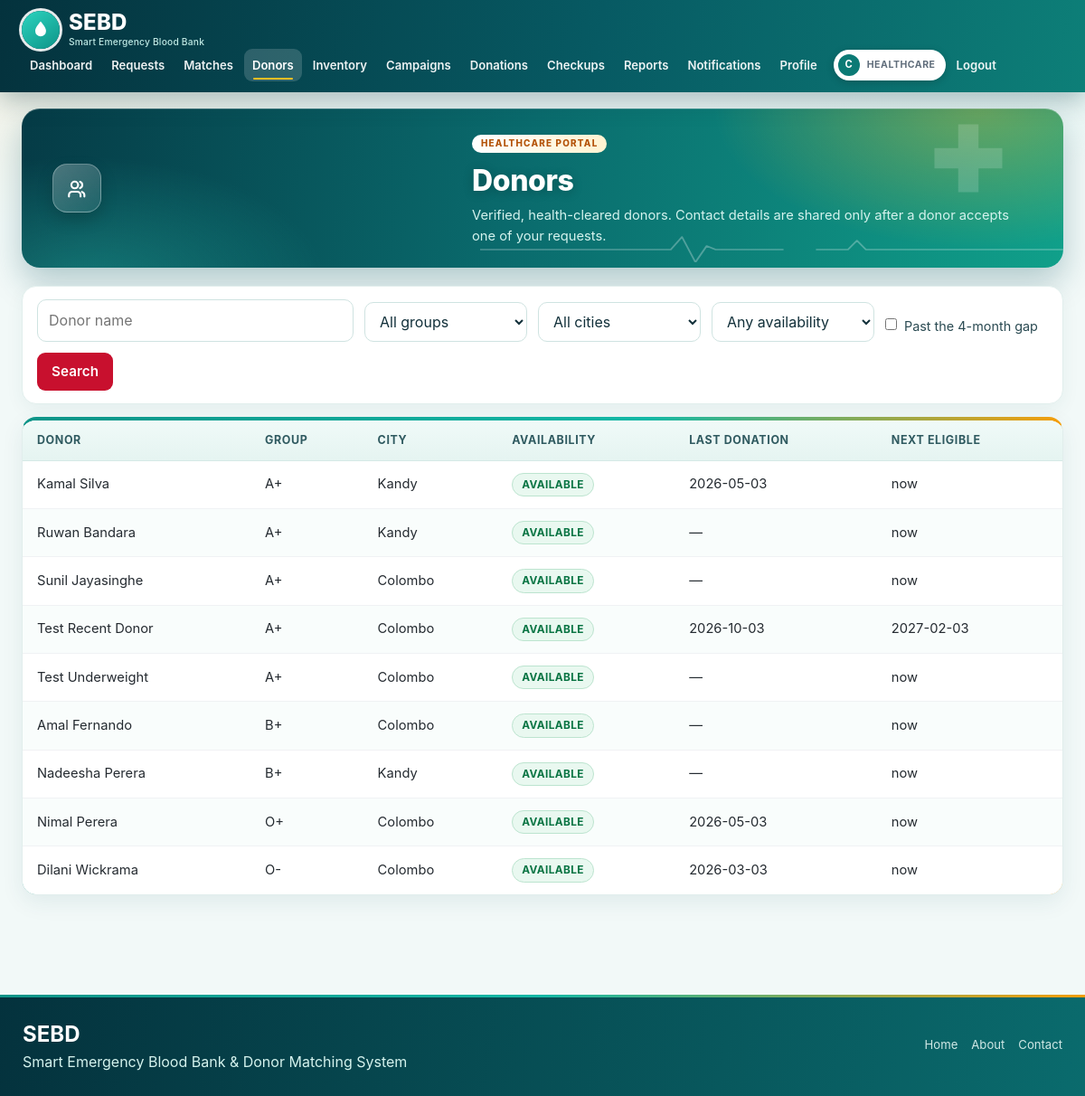
/healthcare/donors.php (signed in), run on the app's committed database.
### tables this page shows
CREATE TABLE IF NOT EXISTS `donors` (
  `donor_id` int NOT NULL AUTO_INCREMENT,
  `user_id` int NOT NULL,
  `blood_group` enum('A+','A-','B+','B-','AB+','AB-','O+','O-') NOT NULL,
  `date_of_birth` date NOT NULL,
  `weight_kg` decimal(5,2) DEFAULT NULL,
  `gender` varchar(20) DEFAULT NULL,
  `address` varchar(255) DEFAULT NULL,
  `city` varchar(100) DEFAULT NULL,
  `latitude` decimal(10,7) DEFAULT NULL,
  `longitude` decimal(10,7) DEFAULT NULL,
  `last_donation_date` date DEFAULT NULL,
  `recent_illness` varchar(255) DEFAULT NULL,
  `medication` varchar(255) DEFAULT NULL,
  `preferred_organization_id` int DEFAULT NULL,
  `rejection_reason` varchar(255) DEFAULT NULL,
  `re_review_requested` tinyint(1) NOT NULL DEFAULT '0',
  `health_status` enum('PENDING','CLEARED') DEFAULT 'PENDING',
  `verification_status` enum('PENDING','VERIFIED','REJECTED') DEFAULT 'PENDING',
  `availability_status` enum('AVAILABLE','UNAVAILABLE') DEFAULT 'UNAVAILABLE',
  `created_at` datetime DEFAULT CURRENT_TIMESTAMP,
  `updated_at` datetime DEFAULT CURRENT_TIMESTAMP ON UPDATE CURRENT_TIMESTAMP,
  PRIMARY KEY (`donor_id`),
  UNIQUE KEY `user_id` (`user_id`)
);

CREATE TABLE IF NOT EXISTS `users` (
  `user_id` int NOT NULL AUTO_INCREMENT,
  `full_name` varchar(100) NOT NULL,
  `email` varchar(100) NOT NULL,
  `password` varchar(255) NOT NULL,
  `role` enum('DONOR','HEALTHCARE','ADMIN') NOT NULL,
  `phone` varchar(20) DEFAULT NULL,
  `status` enum('PENDING','ACTIVE','SUSPENDED') DEFAULT 'PENDING',
  `must_change_password` tinyint(1) NOT NULL DEFAULT 0,
  `created_at` datetime DEFAULT CURRENT_TIMESTAMP,
  `updated_at` datetime DEFAULT CURRENT_TIMESTAMP ON UPDATE CURRENT_TIMESTAMP,
  PRIMARY KEY (`user_id`),
  UNIQUE KEY `email` (`email`)
);

### healthcare/donors.php (the view, shortened to what this page needs)
<?php require_once __DIR__.'/../includes/auth.php'; require_role('HEALTHCARE');
$q=get('q'); $bg=get('blood_group'); $city=get('city'); $av=get('availability'); $el=get('eligible')==='1';
$sql="SELECT d.donor_id,d.blood_group,d.city,d.availability_status,d.last_donation_date,u.full_name FROM donors d JOIN users u ON u.user_id=d.user_id
      WHERE d.verification_status='VERIFIED' AND d.health_status='CLEARED' AND u.status='ACTIVE'"; $p=[];
$s=$pdo->prepare($sql." ORDER BY d.blood_group,u.full_name LIMIT 300"); $s->execute($p); $rows=$s->fetchAll();
$title='Donors'; $page_intro='Verified, health-cleared donors. Contact details are shared only after a donor accepts one of your requests.'; require '../includes/header.php'; ?>
<form class="filter"><input name="q" placeholder="Donor name" value="<?= h($q) ?>"><?= blood_select('blood_group',$bg,true) ?>
<select name="city"><option value="">All cities</option><?php foreach(SL_CITIES as $c=>$_) echo "<option ".($city===$c?'selected':'').">".h($c)."</option>"; ?></select>
<select name="availability" title="Available = can be asked to donate now. Not available = donated recently, already accepted a request, or paused by the donor."><option value="">Any availability</option></select>
<label><input type="checkbox" name="eligible" value="1" <?= $el?'checked':'' ?>> Past the <?= DONATION_GAP_MONTHS ?>-month gap</label><button class="btn">Search</button></form>
<div class="tw"><table><thead><tr><th>Donor</th><th>Group</th><th>City</th><th>Availability</th><th>Last donation</th><th>Next eligible</th></tr></thead><tbody>
<?php foreach($rows as $r): $ne=donor_next_eligible_date($r['last_donation_date']); ?><tr><td><?= h($r['full_name']) ?></td><td><?= h($r['blood_group']) ?></td><td><?= h($r['city']) ?></td><td><?= badge($r['availability_status']) ?></td><td><?= h($r['last_donation_date']?:'—') ?></td><td><?= $ne&&$ne>date('Y-m-d')?h($ne):'now' ?></td></tr><?php endforeach; ?>
<?php if(!$rows): ?><tr><td colspan="6">No donors match these filters.</td></tr><?php endif; ?></tbody></table></div>
<?php require '../includes/footer.php';

### includes/functions.php (shortened to what this page needs)
<?php
function icon($n){
  static $i=[
  'drop'=>'<path d="M12 2.7s6 6.2 6 10.6a6 6 0 0 1-12 0c0-4.4 6-10.6 6-10.6z"/>',
  'users'=>'<path d="M16 20v-1.5a3.5 3.5 0 0 0-3.5-3.5h-5A3.5 3.5 0 0 0 4 18.5V20"/><circle cx="10" cy="8" r="3.5"/><path d="M20 20v-1.5a3.5 3.5 0 0 0-2.5-3.3M15.5 4.7a3.5 3.5 0 0 1 0 6.6"/>',
  'user'=>'<circle cx="12" cy="8" r="4"/><path d="M4 21v-1a6 6 0 0 1 6-6h4a6 6 0 0 1 6 6v1"/>',
  'check'=>'<path d="M5 12.5l4.5 4.5L19 7.5"/>',
  'hospital'=>'<path d="M4 21V6a1 1 0 0 1 1-1h8a1 1 0 0 1 1 1v15M14 10h5a1 1 0 0 1 1 1v10M2 21h20M9 8v6M6 11h6"/>',
  'activity'=>'<path d="M3 12h4l3-8 4 16 3-8h4"/>',
  'alert'=>'<path d="M12 3.5L21.5 20h-19z"/><path d="M12 10v5M12 17.5v.01"/>',
  'target'=>'<circle cx="12" cy="12" r="9"/><circle cx="12" cy="12" r="5"/><circle cx="12" cy="12" r="1"/>',
  'lock'=>'<rect x="5" y="11" width="14" height="10" rx="2"/><path d="M8 11V8a4 4 0 0 1 8 0v3"/>',
  'message'=>'<path d="M21 12a8 8 0 0 1-11.6 7.1L4 20.5l1.4-4.6A8 8 0 1 1 21 12z"/>',
  'pin'=>'<path d="M12 21s7-6.2 7-11.5a7 7 0 0 0-14 0C5 14.8 12 21 12 21z"/><circle cx="12" cy="9.5" r="2.5"/>',
  'mail'=>'<rect x="3" y="5" width="18" height="14" rx="2"/><path d="M3 7l9 6 9-6"/>',
  'phone'=>'<path d="M5 4h4l2 5-2.5 1.5a11 11 0 0 0 5 5L15 13l5 2v4a2 2 0 0 1-2 2A16 16 0 0 1 3 6a2 2 0 0 1 2-2z"/>',
  'shield'=>'<path d="M12 3l8 3v6c0 4.5-3.4 8-8 9-4.6-1-8-4.5-8-9V6z"/><path d="M9 12l2.2 2.2L15.5 10"/>',
  'clock'=>'<circle cx="12" cy="12" r="9"/><path d="M12 7v5l3 2"/>',
  'arrow'=>'<path d="M5 12h14M13 6l6 6-6 6"/>',
  'calendar'=>'<rect x="4" y="5" width="16" height="15" rx="2"/><path d="M4 10h16M9 3v4M15 3v4"/>',
  'bell'=>'<path d="M6 16v-5a6 6 0 0 1 12 0v5l1.5 2h-15z"/><path d="M10 20.5a2 2 0 0 0 4 0"/>',
  'heart'=>'<path d="M12 20s-7.5-4.6-7.5-10a4.3 4.3 0 0 1 7.5-2.8A4.3 4.3 0 0 1 19.5 10c0 5.4-7.5 10-7.5 10z"/>',
  'clipboard'=>'<rect x="6" y="4" width="12" height="17" rx="2"/><path d="M9 4h6v3H9zM9 12h6M9 16h4"/>',
  'megaphone'=>'<path d="M4 10v4h3l7 4V6L7 10z"/><path d="M17.5 9.5a4 4 0 0 1 0 5"/>',
  'ban'=>'<circle cx="12" cy="12" r="9"/><path d="M5.6 5.6l12.8 12.8"/>',
  'file'=>'<path d="M7 3h7l4 4v14H7z"/><path d="M14 3v4h4M10 13h5M10 17h5"/>',
  'menu'=>'<path d="M4 6h16M4 12h16M4 18h16"/>'
  ];
  return "<svg class='ico' viewBox='0 0 24 24' width='1em' height='1em' aria-hidden='true' focusable='false'>".$i[$n].'</svg>';
}
function h($s){ return htmlspecialchars((string)$s, ENT_QUOTES, 'UTF-8'); }
function get($k,$d=''){ $v=$_GET[$k] ?? $d; return is_string($v)?trim($v):(string)$d; }
function badge($s){ $label=$s==='CLEARED'?'Checkup cleared':str_replace('_',' ',$s); return "<span class='badge b-".strtolower(h($s))."'>".h($label)."</span>"; }
function blood_select($name,$sel='',$all=false){
  $o = $all ? "<option value=''>All groups</option>" : '';
  foreach(BLOOD as $b) $o .= "<option ".($b===$sel?'selected':'').">$b</option>";
  return "<select name='$name'>$o</select>";
}
function add_months_clamped($date,$m){
  $d=new DateTime($date); $day=(int)$d->format('j'); $d->modify('first day of this month')->modify("+$m months");
  $d->setDate((int)$d->format('Y'),(int)$d->format('n'),min($day,(int)$d->format('t'))); return $d->format('Y-m-d');
}
function donor_next_eligible_date($last){ return $last?add_months_clamped($last,DONATION_GAP_MONTHS):null; }

### data on the page
donors: user.full_name "Kamal Silva", blood_group "A+", city "Kandy", availability_status "AVAILABLE", last_donation_date "2026-05-03", shows "now"
donors: user.full_name "Ruwan Bandara", blood_group "A+", city "Kandy", availability_status "AVAILABLE", last_donation_date "—", shows "now"
donors: user.full_name "Sunil Jayasinghe", blood_group "A+", city "Colombo", availability_status "AVAILABLE", last_donation_date "—", shows "now"
donors: user.full_name "Test Recent Donor", blood_group "A+", city "Colombo", availability_status "AVAILABLE", last_donation_date "2026-10-03", last_donation_date "2027-02-03"
donors: user.full_name "Test Underweight", blood_group "A+", city "Colombo", availability_status "AVAILABLE", last_donation_date "—", shows "now"
donors: user.full_name "Amal Fernando", blood_group "B+", city "Colombo", availability_status "AVAILABLE", last_donation_date "—", shows "now"
donors: user.full_name "Nadeesha Perera", blood_group "B+", city "Kandy", availability_status "AVAILABLE", last_donation_date "—", shows "now"
donors: user.full_name "Nimal Perera", blood_group "O+", city "Colombo", availability_status "AVAILABLE", last_donation_date "2026-05-03", shows "now"
donors: user.full_name "Dilani Wickrama", blood_group "O-", city "Colombo", availability_status "AVAILABLE", last_donation_date "2026-03-03", shows "now"

### other printed values
$l "Dashboard"
$l "Requests"
$l "Matches"
$l "Donors"
$l "Inventory"
$l "Campaigns"
$l "Donations"
$l "Checkups"
$l "Reports"
$l "Notifications"
$l "Profile"
substr($_SESSION['name']??'U',0,1) "C"
$title "Donors"
$page_intro "Verified, health-cleared donors. Contact details are shared only after a donor accepts one of your requests."
DONATION_GAP_MONTHS "4"
